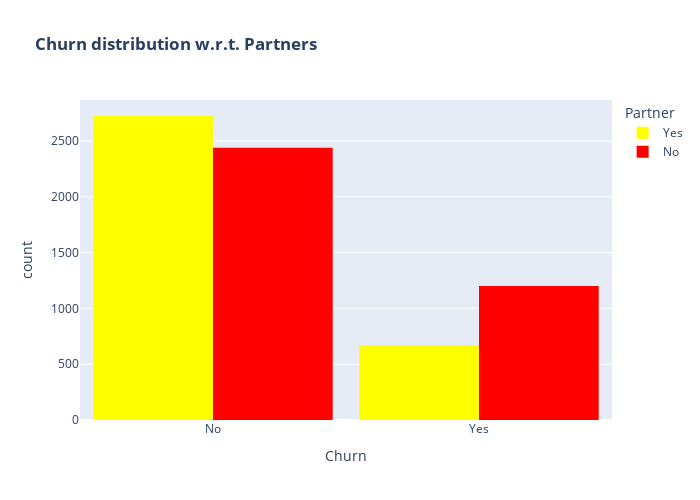

Notebook code cell kept with this figure:
### Markdown cell above
INSIGHT: Customers without dependents are more likely to churn

### Code cell
color_map = {"Yes": 'yellow', "No": 'red'}
fig = px.histogram(df, x="Churn", color="Partner", barmode="group", title="<b>Churn distribution w.r.t. Partners</b>", color_discrete_map=color_map)
fig.update_layout(width=700, height=500, bargap=0.1)
fig.show()

### Figure 1 — Plotly figure (JSON) as saved in the notebook; plotly's stock layout.template omitted (floating-point values rounded to 4 significant figures; data arrays with more than 128 entries replaced by an {"elided": "..."} marker saying what was removed)
{"data": [{"alignmentgroup": "True", "bingroup": "x", "hovertemplate": "Partner=Yes<br>Churn=%{x}<br>count=%{y}<extra></extra>", "legendgroup": "Yes", "marker": {"color": "yellow", "pattern": {"shape": ""}}, "name": "Yes", "offsetgroup": "Yes", "orientation": "v", "showlegend": true, "type": "histogram", "x": {"elided": "3393 str values"}, "xaxis": "x", "yaxis": "y"}, {"alignmentgroup": "True", "bingroup": "x", "hovertemplate": "Partner=No<br>Churn=%{x}<br>count=%{y}<extra></extra>", "legendgroup": "No", "marker": {"color": "red", "pattern": {"shape": ""}}, "name": "No", "offsetgroup": "No", "orientation": "v", "showlegend": true, "type": "histogram", "x": {"elided": "3639 str values"}, "xaxis": "x", "yaxis": "y"}], "layout": {"bargap": 0.1, "barmode": "group", "height": 500, "legend": {"title": {"text": "Partner"}, "tracegroupgap": 0}, "title": {"text": "<b>Churn distribution w.r.t. Partners</b>"}, "width": 700, "xaxis": {"anchor": "y", "autorange": true, "domain": [0, 1], "range": [-0.5, 1.5], "title": {"text": "Churn"}, "type": "category"}, "yaxis": {"anchor": "x", "autorange": true, "domain": [0, 1], "range": [0, 2867.0], "title": {"text": "count"}}}}
